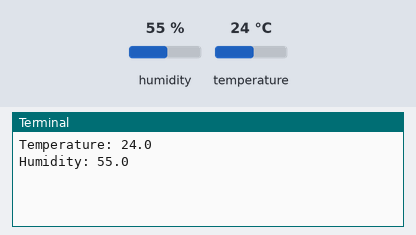
Bench run of a program on a simulated Raspberry Pi (header pin numbers). On the bench: the last lines printed to the terminal. The test bench sets the inputs (shaded band); at power-on: humidity 55 %, temperature 24 °C. At 25.4 s the program stops and its outputs stay as they are.

Above: at 1.2 s.
1.3 s: humidity set to 22 %
At 6.2 s:
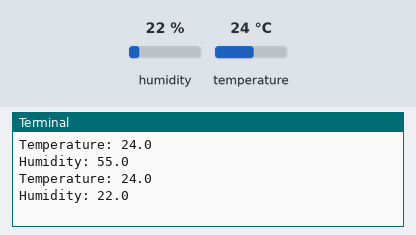
7.4 s: temperature set to 12 °C
At 11.5 s:
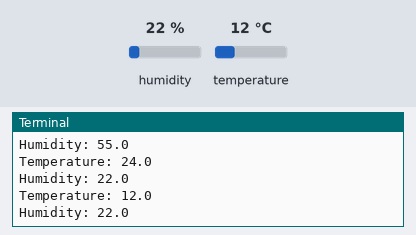
13.5 s: humidity set to 40 %
At 15.7 s:
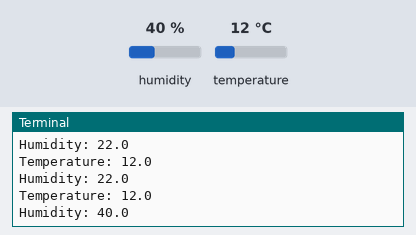
Timing chart, 0 to 17.2 s (numbered marks = the images above; inputs shaded):
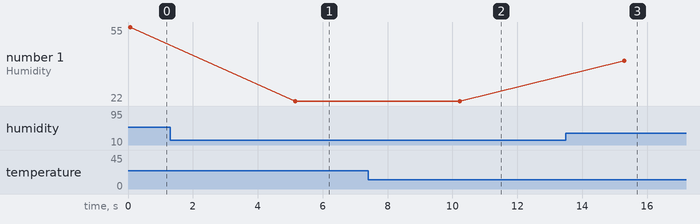

The program:

temperature.py
```python
import RPi.GPIO as GPIO
import dht11
from time import sleep

GPIO.setwarnings(False)
GPIO.setmode(GPIO.BOARD)

instance = dht11.DHT11(pin=33)

for i in range (0,5):
    result=instance.read()
    if (result.is_valid()):
        print(f"Temperature: {result.temperature}")
        print(f"Humidity: {result.humidity}")
    else:
        print(f"Error: {result.error_code}")
    sleep(5);
```

Measured:
- after the input at 1.3 s, the terminal: prints a new line after 3.9 s (image 1)
- after the input at 7.4 s, the terminal: prints a new line after 2.8 s (image 2)
- after the input at 13.5 s, the terminal: prints a new line after 1.8 s (image 3)
- plotted number 1: 55 → 22 after the input at 1.3 s, 22 → 40 after the input at 13.5 s
